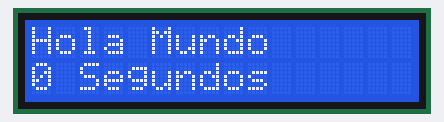
Simulated run of this sketch. Board: Arduino Uno, built with avr-gcc and run on an emulated ATmega328P. Parts: 16×2 character LCD.

Above: at 0.1 s.
At 5.1 s:
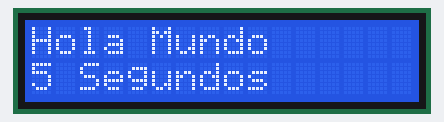
At 10.1 s:
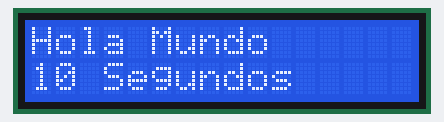
At 19.1 s:
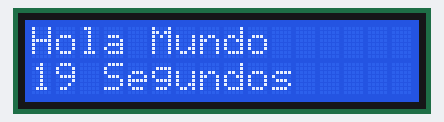
At 28.1 s:
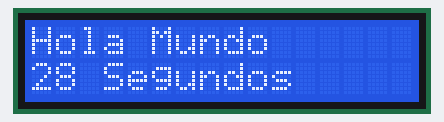
At 38.1 s:
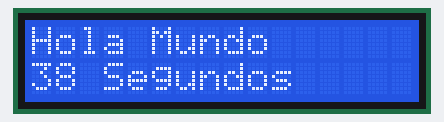

The sketch:

lcd_1.ino
```cpp
#include <LiquidCrystal.h>

//Crear el objeto LCD con los numeros correspondientes (rs, en, d4, d5, d6, d7)
LiquidCrystal lcd(8, 9, 4, 5, 6, 7);

void setup() {
  // Inicializar el LCD con el numero de  columnas y filas del LCD
  lcd.begin(16, 2);
  // Escribimos el Mensaje en el LCD.
  lcd.print("Hola Mundo");
}

void loop() {
   // Ubicamos el cursor en la primera posicion(columna:0) de la segunda linea(fila:1)
  lcd.setCursor(0, 1);
   // Escribimos el numero de segundos trascurridos
  lcd.print(millis()/1000);
  lcd.print(" Segundos");
  delay(100);
}
```

Measured:
- what the display in image 1 shows lasts 1.1 s, from 5.0 s to 6.1 s
